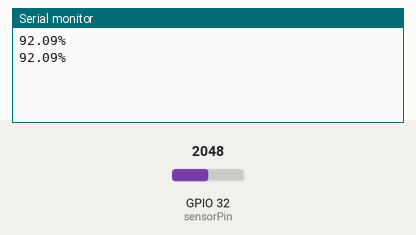
Recording of a sketch running on a simulated ESP32. Parts: the last lines printed to the serial monitor. The test bench sets the inputs (shaded band); at power-on: GPIO 32 (sensorPin) = 2048.

Above: at 1.8 s.
1.9 s: GPIO 32 (sensorPin) set to 2866
At 2.8 s:
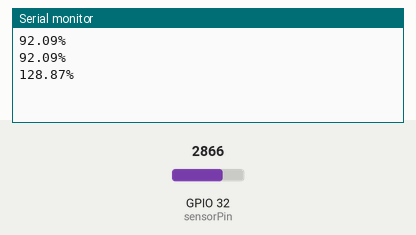
3.4 s: GPIO 32 (sensorPin) set to 3603
At 4.7 s:
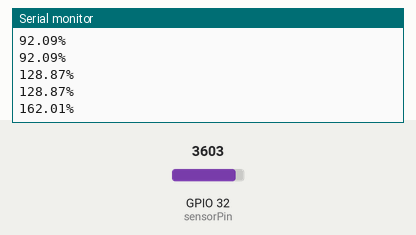
Timing chart, 0 to 6.4 s (numbered marks = the images above; inputs shaded):
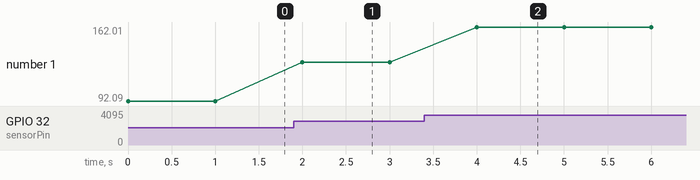

Measured:
- after the input at 1.9 s, the serial monitor: prints a new line after 0.10 s (image 1)
- after the input at 3.4 s, the serial monitor: prints a new line after 0.60 s (image 2)
- plotted number 1: 92.09 → 128.87 after the input at 1.9 s, 128.87 → 162.01 after the input at 3.4 s

The sketch:

04_SoilMoistureSensor.ino
```cpp
#define sensorPin 32
float moisture = 0;
float sensorValue = 0;

void setup() {
    Serial.begin(115200);
    pinMode(sensorPin, INPUT);
}

void loop() {
    sensorValue = analogRead(sensorPin);
    moisture = sensorValue / 2224 * 100; //初期値2224。水につけてanalogReadした値。
    Serial.print(moisture);
    Serial.println("%");
    delay(1000);
}
```
